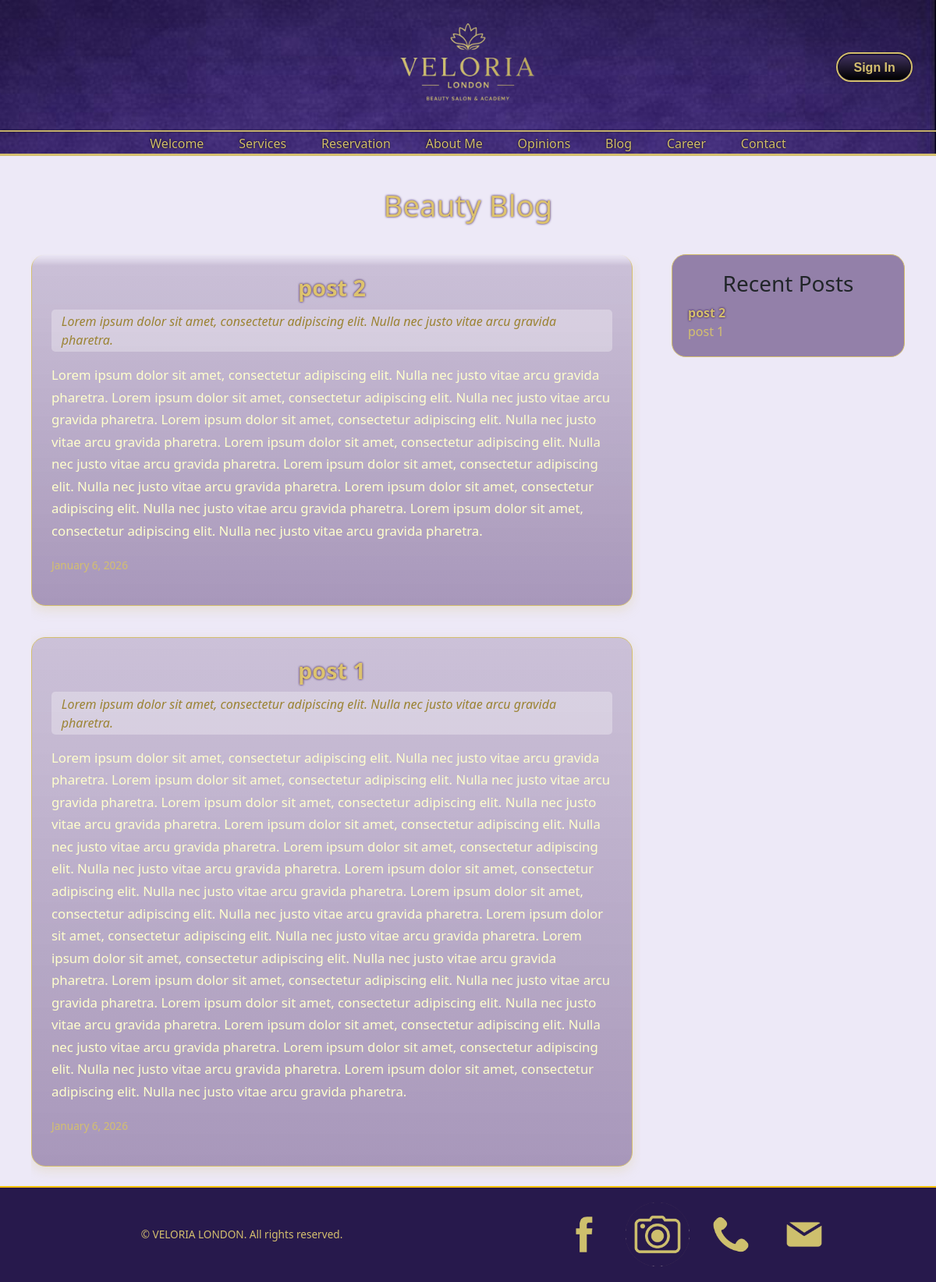
Screenshot of /blog/ with the database file from the repository.
### main/models.py (models this page shows, shortened)
class BlogPost(models.Model):
    title = models.CharField(max_length=255)
    slug = models.SlugField(max_length=255, unique=True, blank=True)
    excerpt = models.TextField(
        blank=True,
        help_text="Short preview text"
    )
    content = models.TextField(
        help_text="Main blog content"
    )
    is_published = models.BooleanField(default=True)
    created_at = models.DateTimeField(auto_now_add=True)
    updated_at = models.DateTimeField(auto_now=True)
    class Meta:
        ordering = ["-created_at"] # Most recent first
    category = models.ForeignKey(
        BlogCategory,
        on_delete=models.SET_NULL,
        null=True,
        blank=True,
        related_name="posts"
    )

### main/views.py (the view)
# urls.py: path('blog/', views.blog, name='blog'),
def blog(request):
    posts = BlogPost.objects.filter(is_published=True)
    return render(
        request,
        'main/blog.html',
        {
            'posts': posts,
        }
    )

### main/templates/main/blog.html (shortened to what this page needs)
{% load static %}
<!DOCTYPE html>
<html>
<head>
     <link rel="stylesheet" href="{% static 'main/css/style.css' %}">
     <link href="https://cdn.jsdelivr.net/npm/bootstrap@5.3.0/dist/css/bootstrap.min.css" rel="stylesheet">
</head>
<body>
{% include "partials/header.html" %}
<div class="main-section-wrapper">
    <div class="blog-container">
        <h1 class="blog-title">Beauty Blog</h1>
        <div class="blog-layout">
            <div class="blog-posts">
                {% for post in posts %}
                <article id="post-{{ post.id }}" class="blog-post-card" data-post-id="{{ post.id }}">
                    <h2>{{ post.title }}</h2>
                    {% if post.excerpt %}
                        <p class="blog-excerpt">{{ post.excerpt }}</p>
                    {% endif %}
                    <div class="blog-content">
                        {{ post.content|safe }}
                    </div>
                    <div class="blog-meta">
                        {{ post.created_at|date:"F j, Y" }}
                    </div>
                </article>
                {% empty %}
                    <p>No blog posts yet.</p>
                {% endfor %}
            </div>
            <aside class="blog-sidebar">
                <h3>Recent Posts</h3>
                <ul>
                    {% for post in posts %}
                    <li>
                        <a href="#post-{{ post.id }}" class="blog-title-link" data-post-id="{{ post.id }}">{{ post.title }}</a>
                    </li>
                    {% endfor %}
                </ul>
            </aside>
        </div>
    </div>
</div>
{% include "partials/footer.html" %}
</body>
</html>

### main/static/main/css/style.css (style rules this page uses)
body,* { padding: 0; margin: 0; }
html { scroll-behavior: smooth; overflow-x: hidden; }
body { overflow-x: hidden; margin: 0; min-height: 100%; font-family: 'Helvetica Neue', sans-serif; background-image: url('../img/tlo.jpg'); background-size: cover; background-repeat: no-repeat; background-position: center; background-attachment: fixed; width: 100%; background-size: cover; background-repeat: no-repeat; background-position: center; color: #270049; }
.main-section-wrapper { max-width: 100%; padding-bottom: 3rem; }

### main/templates/main/blog.html (style rules this page uses)
.blog-container { max-width: 1200px; margin: 0 auto; padding: 40px 40px 60px 40px; }
.blog-title { text-align: center; font-size: 2.4rem; font-weight: 500; margin-bottom: 40px; color: #ddc36e; text-shadow: 0px 0px 3px #270049; }
.blog-layout { display: flex; gap: 40px; }
.blog-posts { flex: 3; scroll-behavior: smooth; max-height: 75vh; overflow-y: auto; padding-right: 10px; scrollbar-width: none; -ms-overflow-style: none; mask-image: linear-gradient( to bottom, transparent, black 15px, black calc(100% - 15px), transparent ); }
.blog-post-card { background: linear-gradient( to bottom, rgba(106, 75, 124, 0.25), rgba(39, 0, 73, 0.35) ); border: 1px solid #d4bf6e; border-radius: 18px; padding: 25px 25px 40px 25px; margin-bottom: 40px; box-shadow: 0px 5px 15px rgba(212, 191, 110, 0.25); transition: transform 0.3s ease, box-shadow 0.3s ease; }
.blog-post-card h2 { font-size: 1.8rem; width: 100%; text-align: center; font-weight: 700; color: #ddc36e; text-shadow: 0px 0px 3px #270049; margin-bottom: 10px; }
.blog-excerpt { font-style: italic; color: #9b8333; padding: 0.2rem 0.8rem; border-radius: 5px; background-color: rgba(255, 255, 255, 0.3); }
.blog-content { color: #ffffcc; line-height: 1.7; font-size: 1.05rem; }
.blog-meta { margin-top: 20px; font-size: 0.85rem; color: #d4bf6e; }
.blog-sidebar { flex: 1; position: sticky; top: 120px; align-self: flex-start; background: rgba(39, 0, 73, 0.45); border: 1px solid #d4bf6e; border-radius: 18px; padding: 20px; height: fit-content; }
.blog-sidebar h3 { text-align: center; }
.blog-sidebar ul { list-style: none; padding: 0; margin: 0; align-items: center; }
.blog-sidebar a { color: #d4bf6e; text-decoration: none; text-align: center; font-weight: 500; transition: color 0.3s ease; }
.blog-title-link.active { text-shadow: 0px 0px 3px rgb(39, 0, 73); font-weight: 600; transform: translateX(6px); }

### rows the page displays
BlogPost: title "post 2", excerpt "Lorem ipsum dolor sit amet, consectetur adipiscing elit. Nulla nec justo vitae arcu gravida pharetra.", content "Lorem ipsum dolor sit amet, consectetur adipiscing elit. Nulla nec justo vitae arcu gravida pharetra. Lorem ipsum dolor sit amet, consectetur adipiscing elit. Nulla nec justo vitae arcu gravida pharetra. Lorem ipsum dolor sit amet, consectetur adipiscing elit. Nulla nec justo vitae arcu gravida pharetra. Lorem ipsum dolor sit amet, consectetur adipiscing elit. Nulla nec justo vitae arcu gravida pharetra. Lorem ipsum dolor sit amet, consectetur adipiscing elit. Nulla nec justo vitae arcu gravida pharetra. Lorem ipsum dolor sit amet, consectetur adipiscing elit. Nulla nec justo vitae arcu gravida pharetra. Lorem ipsum dolor sit amet, consectetur adipiscing elit. Nulla nec justo vitae arcu…", created_at "January 6, 2026"
BlogPost: title "post 1", excerpt "Lorem ipsum dolor sit amet, consectetur adipiscing elit. Nulla nec justo vitae arcu gravida pharetra.", content "Lorem ipsum dolor sit amet, consectetur adipiscing elit. Nulla nec justo vitae arcu gravida pharetra. Lorem ipsum dolor sit amet, consectetur adipiscing elit. Nulla nec justo vitae arcu gravida pharetra. Lorem ipsum dolor sit amet, consectetur adipiscing elit. Nulla nec justo vitae arcu gravida pharetra. Lorem ipsum dolor sit amet, consectetur adipiscing elit. Nulla nec justo vitae arcu gravida pharetra. Lorem ipsum dolor sit amet, consectetur adipiscing elit. Nulla nec justo vitae arcu gravida pharetra. Lorem ipsum dolor sit amet, consectetur adipiscing elit. Nulla nec justo vitae arcu gravida pharetra. Lorem ipsum dolor sit amet, consectetur adipiscing elit. Nulla nec justo vitae arcu…", created_at "January 6, 2026"
